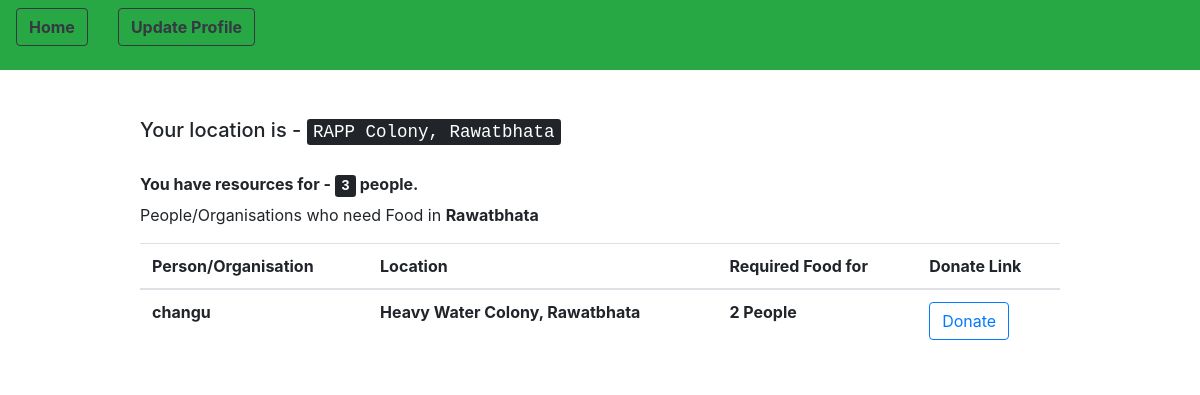
The app's page /users/showRecievers/ (signed in) with its own data.
### customUser/models.py (models this page shows, shortened)
class CustomUser(AbstractUser):
    pin_code = models.IntegerField(null = True)
    contact_no = models.IntegerField(null = True)
    resources = models.IntegerField(null = True) # no. of persons avability/requirement
    locality = models.CharField(max_length = 100)
    city = models.CharField(max_length = 50)
    """CHOICES=[('0','Donor'),
                   ('1','Reciever')]"""
    state = models.CharField(max_length = 50, default = " ")
    donor = models.BooleanField(default = 'False') # 0 - Donor 1 - Reciever
    email = models.EmailField(unique=True)

### customUser/views.py (the view)
# urls.py: path('showRecievers/', views.show_nearby_recievers, name = 'showNearbyRecievers'),
@login_required(login_url = "/users/login")
def show_nearby_recievers(request):
	you = request.user
	you_address = you.locality + ',' + you.city
	donors = CustomUser.objects.filter(city = you.city)
	return render(request, 'show_recievers.html', {'you' : you, 'donors' : donors})

### templates/show_recievers.html (shortened to what this page needs)
{% extends 'base.html' %}
{% block navigation %}
	<div class = "row">
		<div class = "col">
	<form method = "post" action = "{% url 'homePage' %}">
		<button type = "submit" class = "btn btn-outline-dark navbar-btn"> <strong>Home </strong></button>
	</form>
</div>
<div class = "col">
			<form method = "get" action = "{% url 'edit_profile' %}">
				<button type = "submit" class = "btn btn-outline-dark navbar-btn"> <strong> Update Profile </strong></button>
			</form>
		</div>
	</div>
{% endblock %}
{% block content %}
	<h5> Your location is - <kbd> {{ you.locality }}, {{ you.city }} </kbd> </h5> <br>
	<h6> <strong> You have resources for - <kbd> {{ you.resources }}</kbd> people.</strong></h6>
	<p> People/Organisations who need Food in <strong> {{ you.city }} </strong> </p>
	<table class = "table">
			<thead>
				<tr>
					<th scope="col"> Person/Organisation </th>
					<th scope="col"> Location </th>
					<th scope="col"> Required Food for </th>
					<th scope ="col"> Donate Link </th>
				</tr>
			</thead>
			<tbody>
	{% for i in donors %}
		{% if i.username != 'admin' and i.donor == False and i.resources > 0 %}
				<tr>
				<th scope="row"> {{ i.username }}  </th>
				<th scope="row"> {{ i.locality }}, {{ i.city }} </th>
				<th scope="row"> {{ i.resources }} People </th>
				<th scope="row">
					<form method = "get" action = "{% url 'donation_done' i.email %}"> {% csrf_token %}
						<button class = "btn btn-outline-primary"> Donate </button>
					</form>
				</th>
			</tr>
		{% endif %}
	{% endfor %}
	</tbody>
			</table>
	<br> <br>
{% endblock %}

### records on screen
CustomUser: locality "RAPP Colony", city "Rawatbhata", resources "3"
CustomUser: username "changu", locality "Heavy Water Colony", city "Rawatbhata", resources "2"
